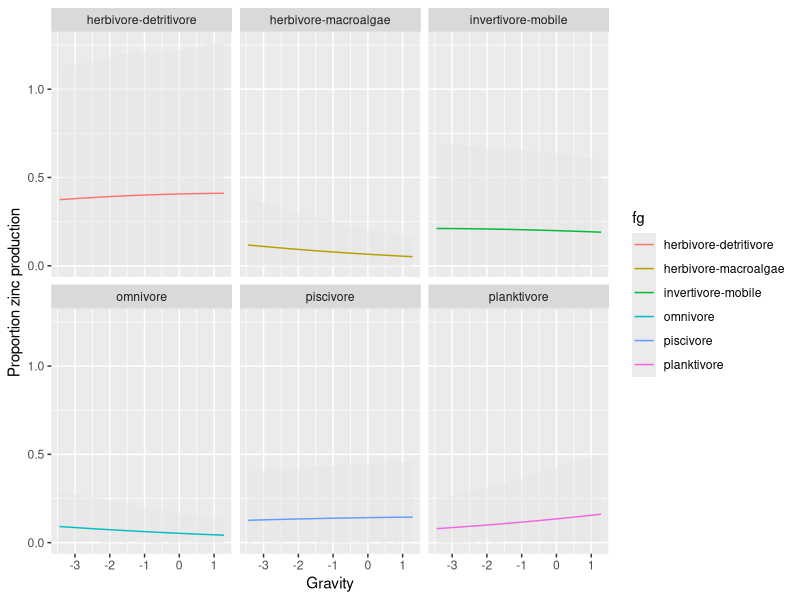

This chart was generated by the following R code:
library(tidyverse)

stdize<-function(x){(x-mean(x))/(2*sd(x))}

focal<-read.csv('py-notebook/zinc.mg_unscaled.csv')
gravS<-stdize(focal$grav_nc)

fgnames<-data.frame(nfg = 0:5, fg = c('herbivore-detritivore',
          'herbivore-macroalgae',
          'invertivore-mobile',
          'omnivore',
          'piscivore',
          'planktivore'))

post<-read.csv('py-notebook/zinc_posterior_gravity.csv')
names(post)<-fgnames$fg
post$grav_nc<-seq(min(gravS), max(gravS), length.out=100)
post$grav_nc_raw<-seq(min(focal$grav_nc), max(focal$grav_nc), length.out=100)
post<-post %>% pivot_longer(-c(grav_nc, grav_nc_raw), names_to = 'fg', values_to = 'mu') 

lo<-read.csv('py-notebook/zinc_posterior_gravity_hpd_lo.csv')
names(lo)<-fgnames$fg
lo<-lo %>% pivot_longer(cols=everything(), names_to = 'fg', values_to = 'mu') 

hi<-read.csv('py-notebook/zinc_posterior_gravity_hpd_hi.csv')
names(hi)<-fgnames$fg
hi<-hi %>% pivot_longer(cols=everything(), names_to = 'fg', values_to = 'mu') 

post$lo<-lo$mu
post$hi<-hi$mu

ggplot(post, aes(grav_nc_raw, mu)) + 
  geom_ribbon(aes(ymin = lo, ymax = hi, group=fg), alpha=0.5, fill='grey90') +
  geom_line(aes(col=fg)) +
  labs(x = 'Gravity', y = 'Proportion zinc production') +
  facet_wrap(~fg)